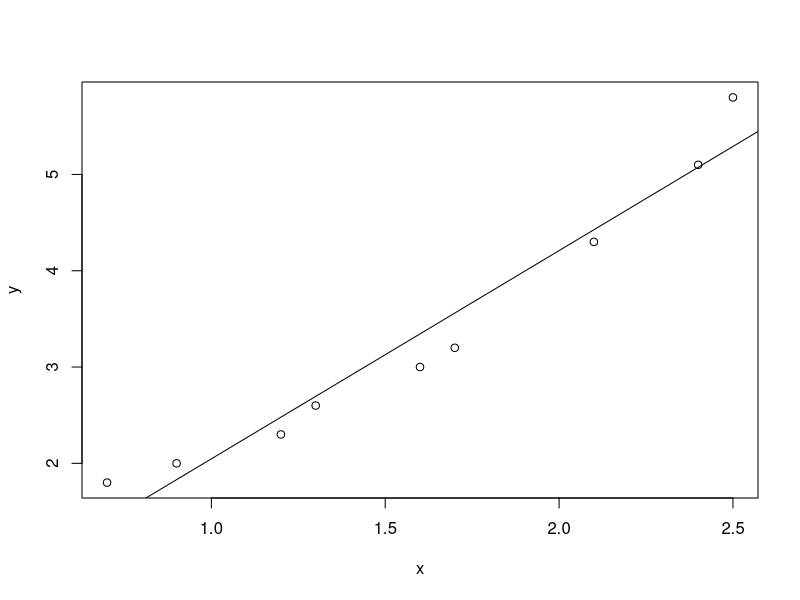

Recreate this plot in R.
x = c(0.9, 1.3, 2.1, 2.5, 2.4, 1.7, 0.7, 1.2, 1.6)
mean(x)

y = c(2.0, 2.6, 4.3, 5.8, 5.1, 3.2, 1.8, 2.3, 3.0)
mean(y)

df = data.frame(x, y) ## edit data frame
df

plot(x, y)

res = lm(y~x, df) ## linear model
res

abline(res) ## add line by res

summary(res)  ## summary of linear model

confint(res, level = 0.95)  ## confident leven of integer values

anova(res)

cor(x,y)

qf(0.95, 1, 7)

summary(res)

res

qt(0.025, 8)

qt(0.05, 7)

qnorm(0.025)

beta_1 = coefficients(res)[2]
sum(x*(y - (beta_1*x + coefficients(res)[1])))

sum((beta_1*x + coefficients(res)[1])*(y - (beta_1*x + coefficients(res)[1])))

(beta_1*x + coefficients(res)[1])*(y - (beta_1*x + coefficients(res)[1]))

sum(y*y)
sum((beta_1*x + coefficients(res)[1])*(beta_1*x + coefficients(res)[1]))
(beta_1*x + coefficients(res)[1])

sum((y - (beta_1*x + coefficients(res)[1]))^2)
